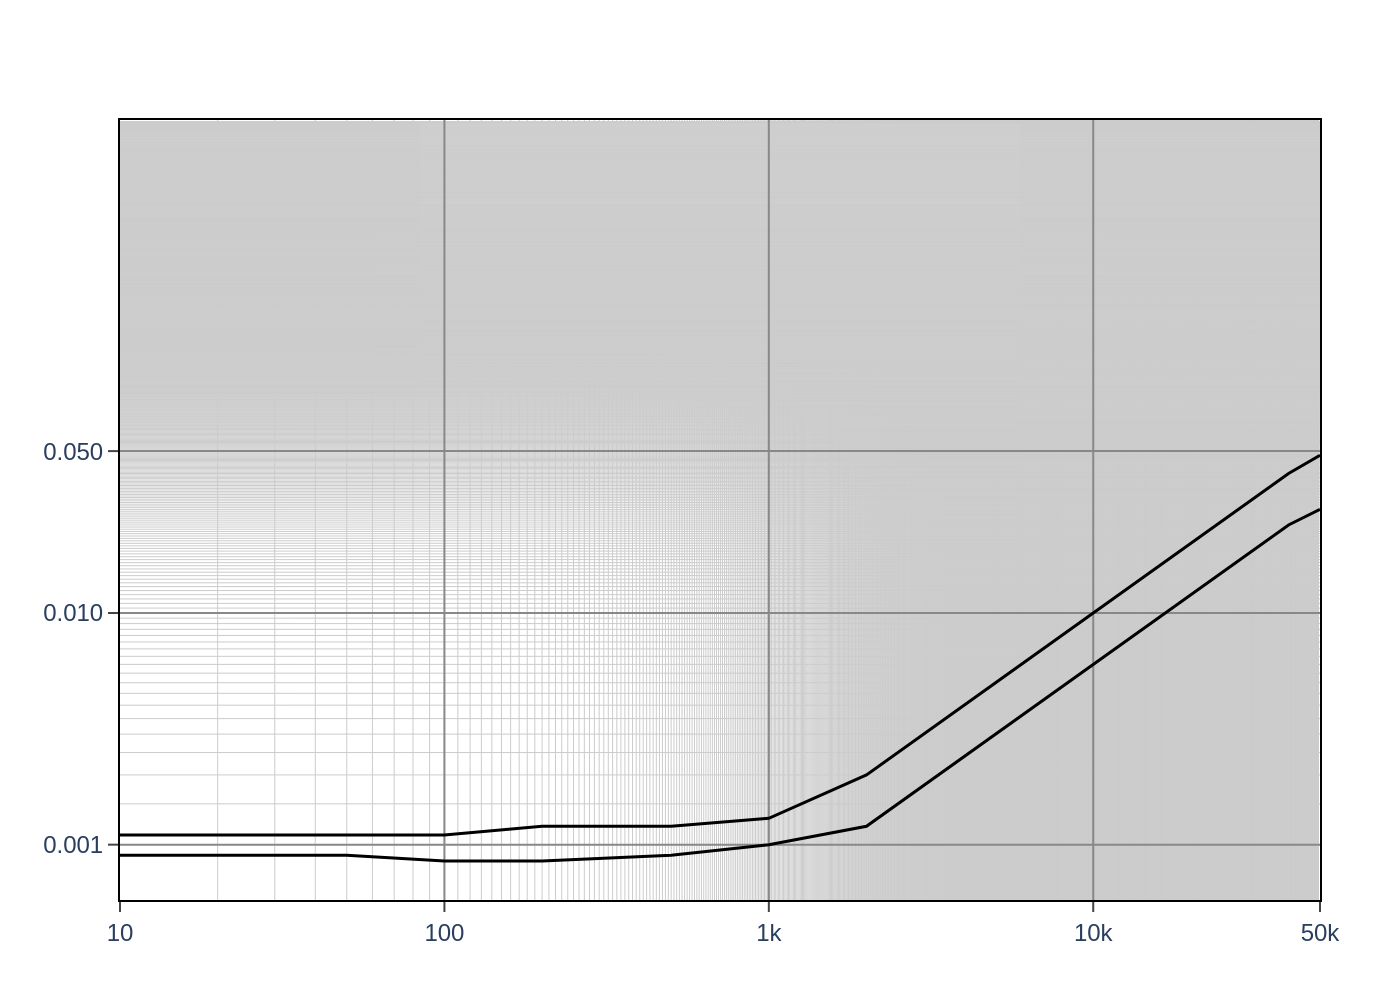

Write the Python code that produced this figure.
import sys
import json
import plotly.graph_objects as go

if len(sys.argv) != 2:
    print(f"Usage: python {sys.argv[0]} <json_file_path>")
    sys.exit(1)

json_path = sys.argv[1]

with open(json_path, 'r', encoding='utf-8') as f:
    chart_info = json.load(f)

fig = go.Figure()

for i, series in enumerate(chart_info['chart_data']):
    fig.add_trace(go.Scatter(
        x=series['x'],
        y=series['y'],
        mode='lines',
        name=series['name'],
        line=dict(color=chart_info['colors'][i], width=1.5),
        showlegend=False
    ))

fig.update_layout(
    title=dict(
        text=chart_info['texts']['title'],
        x=0.01,
        xanchor='left',
        y=0.95,
        yanchor='top'
    ),
    font=dict(family="Arial"),
    plot_bgcolor='white',
    paper_bgcolor='white',
    width=700,
    height=500,
    margin=dict(l=60, r=40, b=50, t=60),
    xaxis=dict(
        type='log',
        tickvals=[10, 100, 1000, 10000, 50000],
        ticktext=['10', '100', '1k', '10k', '50k'],
        showline=True,
        linewidth=1,
        linecolor='black',
        mirror=True,
        ticks='outside',
        showgrid=True,
        gridcolor='#888888',
        gridwidth=1,
        minor=dict(
            showgrid=True,
            gridcolor='#CCCCCC',
            gridwidth=0.5
        )
    ),
    yaxis=dict(
        type='log',
        tickvals=[0.0005, 0.001, 0.01, 0.05],
        ticktext=['0.0005', '0.001', '0.010', '0.050'],
        showline=True,
        linewidth=1,
        linecolor='black',
        mirror=True,
        ticks='outside',
        showgrid=True,
        gridcolor='#888888',
        gridwidth=1,
        minor=dict(
            showgrid=True,
            gridcolor='#CCCCCC',
            gridwidth=0.5
        )
    ),
    annotations=chart_info['texts'].get('annotations', [])
)

if json_path.endswith('.json'):
    output_filename = json_path[:-5] + '.png'
else:
    output_filename = json_path + '.png'

fig.write_image(output_filename, scale=2)
